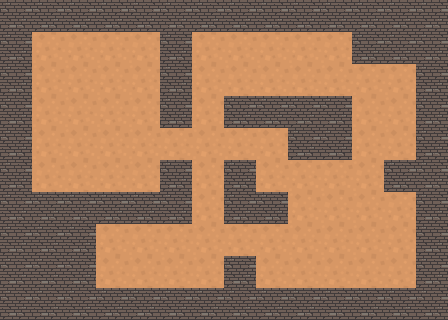

Below is a game level as drawn by its tile map, then a one-line description and the .tmx file that defines it, in full:
An orthogonal 14x10 tile map with 32x32 px tiles, 1 tile layer (Прошарок плиток 1).

<map version="1.10" tiledversion="1.10.2" orientation="orthogonal" renderorder="left-up" width="14" height="10" tilewidth="32" tileheight="32" infinite="0" nextlayerid="2" nextobjectid="1">
 <tileset firstgid="1" source="Підлога.tsx" />
 <layer id="1" name="Прошарок плиток 1" width="14" height="10">
  <data encoding="csv">
2,2,2,2,2,2,2,2,2,2,2,2,2,2,
2,1,1,1,1,2,1,1,1,1,1,2,2,2,
2,1,1,1,1,2,1,1,1,1,1,1,1,2,
2,1,1,1,1,2,1,2,2,2,2,1,1,2,
2,1,1,1,1,1,1,1,1,2,2,1,1,2,
2,1,1,1,1,2,1,2,1,1,1,1,2,2,
2,2,2,2,2,2,1,2,2,1,1,1,1,2,
2,2,2,1,1,1,1,1,1,1,1,1,1,2,
2,2,2,1,1,1,1,2,1,1,1,1,1,2,
2,2,2,2,2,2,2,2,2,2,2,2,2,2
</data>
 </layer>
</map>
